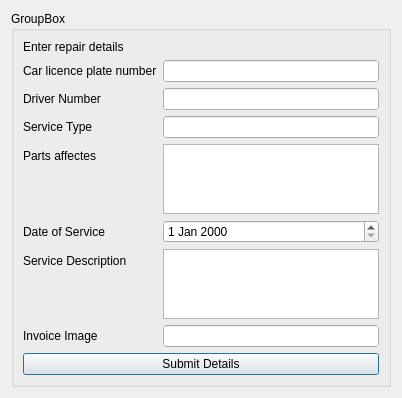
<?xml version="1.0" encoding="UTF-8"?>
<ui version="4.0">
 <class>Dialog</class>
 <widget class="QDialog" name="Dialog">
  <property name="geometry">
   <rect>
    <x>0</x>
    <y>0</y>
    <width>402</width>
    <height>377</height>
   </rect>
  </property>
  <property name="windowTitle">
   <string>Dialog</string>
  </property>
  <property name="autoFillBackground">
   <bool>false</bool>
  </property>
  <layout class="QHBoxLayout" name="horizontalLayout">
   <item>
    <widget class="QGroupBox" name="groupBox">
     <property name="autoFillBackground">
      <bool>false</bool>
     </property>
     <property name="title">
      <string>GroupBox</string>
     </property>
     <layout class="QFormLayout" name="formLayout">
      <item row="0" column="0" colspan="2">
       <widget class="QLabel" name="label">
        <property name="text">
         <string>Enter repair details</string>
        </property>
       </widget>
      </item>
      <item row="1" column="0">
       <widget class="QLabel" name="label_2">
        <property name="text">
         <string>Car licence plate number</string>
        </property>
       </widget>
      </item>
      <item row="1" column="1">
       <widget class="QLineEdit" name="numcarserv">
        <property name="autoFillBackground">
         <bool>true</bool>
        </property>
       </widget>
      </item>
      <item row="2" column="0">
       <widget class="QLabel" name="label_6">
        <property name="text">
         <string>Driver Number</string>
        </property>
       </widget>
      </item>
      <item row="2" column="1">
       <widget class="QLineEdit" name="drivernumserv">
        <property name="autoFillBackground">
         <bool>true</bool>
        </property>
       </widget>
      </item>
      <item row="3" column="0">
       <widget class="QLabel" name="label_7">
        <property name="text">
         <string>Service Type</string>
        </property>
       </widget>
      </item>
      <item row="3" column="1">
       <widget class="QLineEdit" name="servicetype">
        <property name="autoFillBackground">
         <bool>true</bool>
        </property>
       </widget>
      </item>
      <item row="4" column="0">
       <widget class="QLabel" name="label_8">
        <property name="text">
         <string>Parts affectes</string>
        </property>
       </widget>
      </item>
      <item row="4" column="1">
       <widget class="QTextEdit" name="partsservice">
        <property name="autoFillBackground">
         <bool>true</bool>
        </property>
       </widget>
      </item>
      <item row="5" column="0">
       <widget class="QLabel" name="label_10">
        <property name="text">
         <string>Date of Service</string>
        </property>
       </widget>
      </item>
      <item row="5" column="1">
       <widget class="QDateEdit" name="dateservice">
        <property name="autoFillBackground">
         <bool>true</bool>
        </property>
       </widget>
      </item>
      <item row="6" column="0">
       <widget class="QLabel" name="label_9">
        <property name="text">
         <string>Service Description</string>
        </property>
       </widget>
      </item>
      <item row="6" column="1">
       <widget class="QTextEdit" name="servicedescription">
        <property name="autoFillBackground">
         <bool>true</bool>
        </property>
       </widget>
      </item>
      <item row="7" column="0">
       <widget class="QLabel" name="label_3">
        <property name="text">
         <string>Invoice Image</string>
        </property>
       </widget>
      </item>
      <item row="7" column="1">
       <widget class="QLineEdit" name="serviceinvoice">
        <property name="autoFillBackground">
         <bool>true</bool>
        </property>
       </widget>
      </item>
      <item row="8" column="0" colspan="2">
       <widget class="QPushButton" name="submitservice">
        <property name="autoFillBackground">
         <bool>true</bool>
        </property>
        <property name="text">
         <string>Submit Details</string>
        </property>
       </widget>
      </item>
     </layout>
    </widget>
   </item>
  </layout>
 </widget>
 <resources/>
 <connections/>
</ui>
